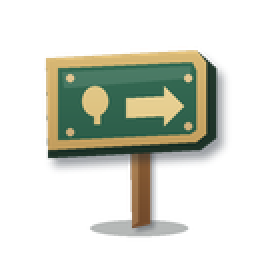
#> input picture tools/visitor_forge_2d/examples/park_wayfinding_sign_study.png, 128 x 128 px (shown 2 times larger)
$ python extract_ground_tile_sheet.py visitor_forge_2d/examples/park_wayfinding_sign_study.png out
#> lines starting #> are read from the running program, lines starting #| are printed output that depends on the picture
"""Extract trial ground-tile candidates from a black-matte reference sheet.

This is an intake tool, not an importer. It never resizes a candidate or
places it in assets/. Each foreground component is preserved as detected,
then its exterior JPEG-black matte is made transparent. The ground-tile
validator remains the authority that decides whether a candidate can enter
the game.
"""

from __future__ import annotations

import argparse
from collections import deque
from pathlib import Path

from PIL import Image


FOREGROUND_MIN_CHANNEL = 36
MATTE_MAX_CHANNEL = 64


# [9 lines left out: function is_atomic_sheet_matte, not called in this run]


def foreground_components(image: Image.Image, minimum_pixels: int) -> list[tuple[int, tuple[int, int, int, int]]]:
    """Find non-black connected components in a JPEG presentation sheet."""
    rgb = image.convert("RGB")
    width, height = rgb.size
    pixels = rgb.load()
    seen = bytearray(width * height)
    components: list[tuple[int, tuple[int, int, int, int]]] = []
    for y in range(height):
        for x in range(width):
            index = y * width + x
            if seen[index] or max(pixels[x, y]) <= FOREGROUND_MIN_CHANNEL:
                continue
            seen[index] = 1
            pending = [(x, y)]
            count = 0
            left = right = x
            top = bottom = y
            while pending:
                current_x, current_y = pending.pop()
                count += 1
                left = min(left, current_x)
                right = max(right, current_x)
                top = min(top, current_y)
                bottom = max(bottom, current_y)
                for nx, ny in ((current_x - 1, current_y), (current_x + 1, current_y),
                               (current_x, current_y - 1), (current_x, current_y + 1),
                               (current_x - 1, current_y - 1), (current_x + 1, current_y - 1),
                               (current_x - 1, current_y + 1), (current_x + 1, current_y + 1)):
                    if not (0 <= nx < width and 0 <= ny < height):
                        continue
                    neighbor = ny * width + nx
                    if not seen[neighbor] and max(pixels[nx, ny]) > FOREGROUND_MIN_CHANNEL:
                        seen[neighbor] = 1
                        pending.append((nx, ny))
            if count >= minimum_pixels:
                components.append((count, (left, top, right + 1, bottom + 1)))
    return sorted(components, key=lambda item: (item[1][1], item[1][0]))


def remove_exterior_matte(image: Image.Image) -> Image.Image:
    """Remove only dark pixels connected to a crop edge, retaining tile shadows."""
    image = image.convert("RGBA")
    width, height = image.size
    pixels = image.load()
    transparent = bytearray(width * height)
    pending: deque[tuple[int, int]] = deque()

    def enqueue(x: int, y: int) -> None:
        index = y * width + x
        if transparent[index]:
            return
        red, green, blue, _ = pixels[x, y]
        if max(red, green, blue) <= MATTE_MAX_CHANNEL:
            transparent[index] = 1
            pending.append((x, y))

    for x in range(width):
        enqueue(x, 0)
        enqueue(x, height - 1)
    for y in range(1, height - 1):
        enqueue(0, y)
        enqueue(width - 1, y)
    while pending:
        x, y = pending.popleft()
        for nx, ny in ((x - 1, y), (x + 1, y), (x, y - 1), (x, y + 1)):
            if 0 <= nx < width and 0 <= ny < height:
                enqueue(nx, ny)

    for y in range(height):
        for x in range(width):
            if transparent[y * width + x]:
                pixels[x, y] = (0, 0, 0, 0)
    return image


# [88 lines left out: functions atomic_path_components, remove_atomic_sheet_matte, atomic_style_name, not called in this run]


def main() -> int:
    parser = argparse.ArgumentParser(description=__doc__)
    parser.add_argument("source", type=Path, help="reference JPEG/PNG sheet")
    parser.add_argument("output", type=Path, help="trial output directory; never assets/")
    parser.add_argument("--minimum-pixels", type=int, default=4000)
    parser.add_argument("--padding", type=int, default=2)
    parser.add_argument("--atomic-paths-v1", action="store_true",
                        help="extract isolated candidates from the supplied green atomic-path presentation sheet")
    args = parser.parse_args()
    if args.output.resolve().is_relative_to((Path.cwd() / "assets").resolve()):
        parser.error("trial extraction must not write into canonical assets/")
    if args.minimum_pixels <= 0 or args.padding < 0:
        parser.error("minimum-pixels must be positive and padding must be non-negative")

    with Image.open(args.source) as source:
#> source is the input picture: PIL image 128x128 RGBA; mean R, G, B, A 37.5, 40.3, 29.8, 75.3
        image = source.convert("RGB")
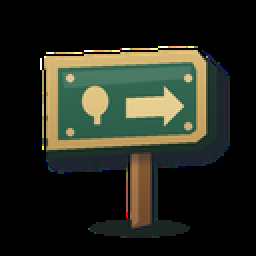
#> image: PIL image 128x128 RGB (shown 2 times larger); mean R, G, B 37.5, 40.3, 29.8
    components = atomic_path_components(image) if args.atomic_paths_v1 else foreground_components(image, args.minimum_pixels)
#> components = [(6025, (20, 23, 115, 119))]
    args.output.mkdir(parents=True, exist_ok=True)
    for index, (pixels, bounds) in enumerate(components):
        left, top, right, bottom = bounds
        crop_bounds = (max(0, left - args.padding), max(0, top - args.padding),
                       min(image.width, right + args.padding), min(image.height, bottom + args.padding))
        tile = remove_atomic_sheet_matte(image.crop(crop_bounds)) if args.atomic_paths_v1 else remove_exterior_matte(image.crop(crop_bounds))
        prefix = atomic_style_name(bounds) if args.atomic_paths_v1 else "candidate"
        path = args.output / f"{prefix}_{index:03d}.png"
        tile.save(path, "PNG", optimize=True)
        print(f"[EXTRACTED] {path.name}: source_pixels={pixels}, crop={tile.width}x{tile.height}, source_bounds={bounds}")
#> this loop made 1 pass
#> (left, top, right, bottom, crop_bounds, width in remove_exterior_matte, height in remove_exterior_matte) on pass 1: (20, 23, 115, 119, (18, 21, 117, 121), 99, 100)
#| [EXTRACTED] candidate_000.png: source_pixels=6025, crop=99x100, source_bounds=(20, 23, 115, 119)
#> pass 1, in remove_exterior_matte, `image = image.convert("RGBA")`:
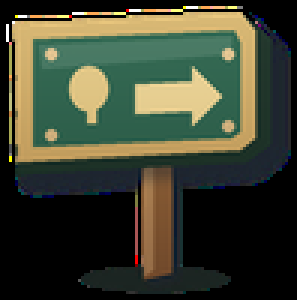
#> image: PIL image 99x100 RGBA (shown 3 times larger); mean R, G, B, A 62.1, 66.7, 49.4, 255
#> pass 1, in main, `tile = remove_atomic_sheet_matte(image.crop(crop_bounds)) if args.atom..`:
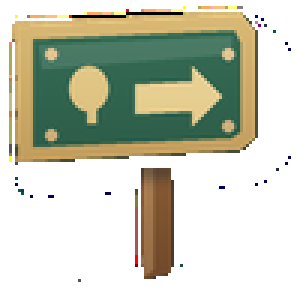
#> tile: PIL image 99x100 RGBA (shown 3 times larger); mean R, G, B, A 56.9, 59.3, 41.6, 113; transparent parts drawn white
    print(f"extracted {len(components)} trial candidates; validate them before any normalization or import")
#| extracted 1 trial candidates; validate them before any normalization or import
    return 0


if __name__ == "__main__":
    raise SystemExit(main())
#> (the program exits here)
